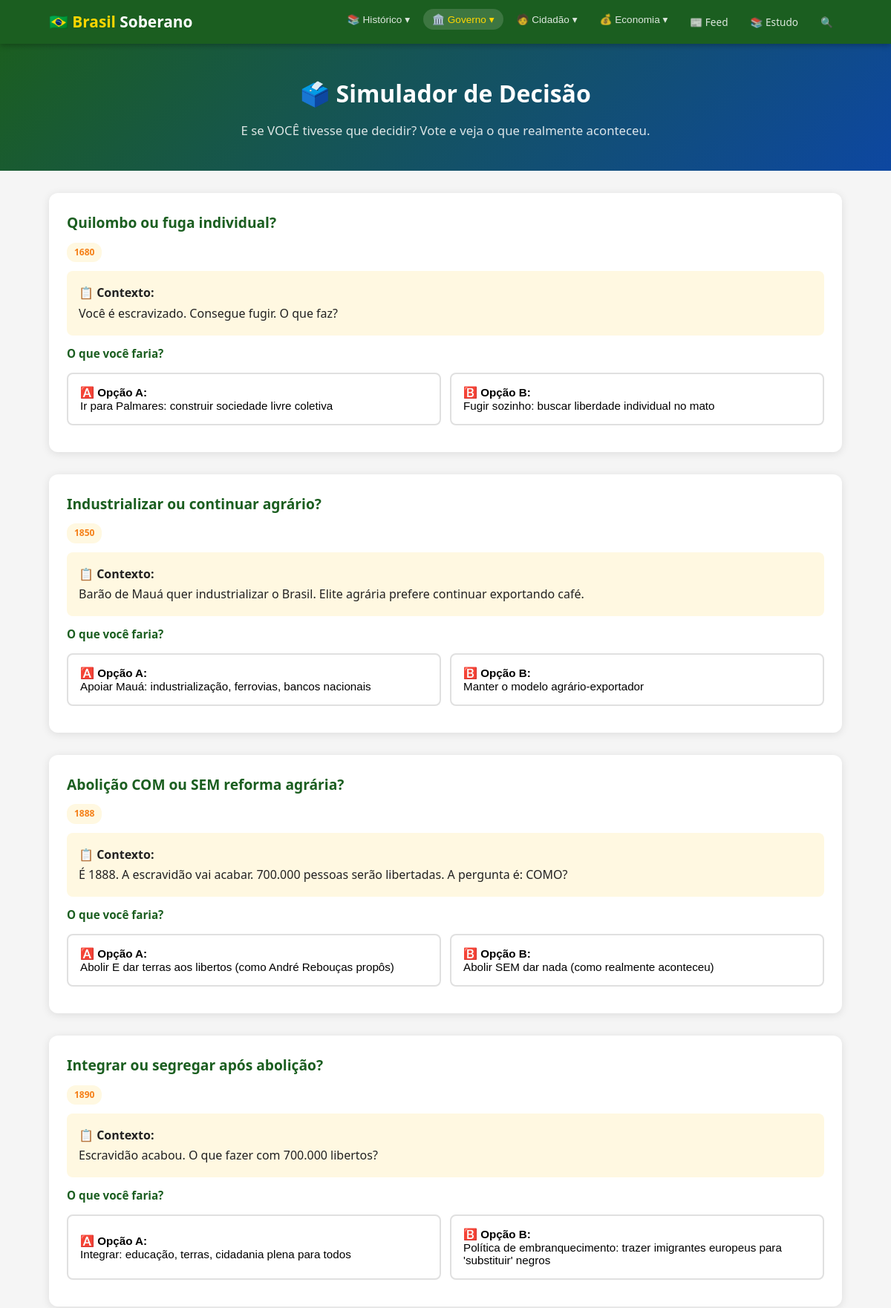
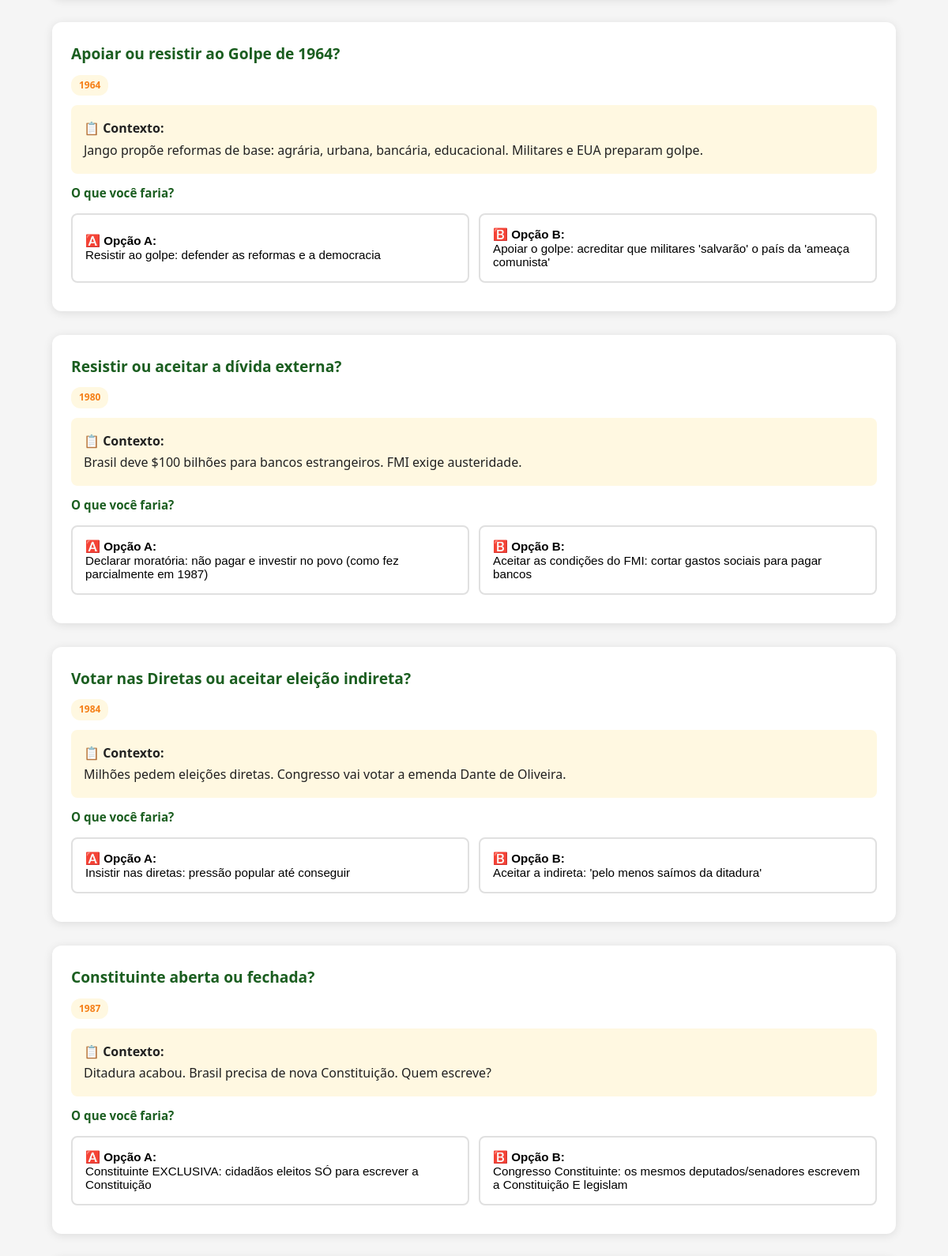
Screenshot of /simulador (upper part) with the database file from the repository (2 pictures, top to bottom).
### tables this page shows
CREATE TABLE scenarios (
    id INTEGER PRIMARY KEY,
    title TEXT NOT NULL,
    year INTEGER,
    context TEXT NOT NULL,
    option_a TEXT NOT NULL,
    option_b TEXT NOT NULL,
    what_happened TEXT NOT NULL,
    consequence TEXT NOT NULL,
    lesson TEXT NOT NULL
);

### app.py (the view)
@app.route('/simulador')
def simulador():
    scenarios = query_db('SELECT * FROM scenarios ORDER BY year ASC')
    return render_template('simulador.html', scenarios=scenarios)

### app.py (called while the page is built)
def get_db():
    db = getattr(g, '_database', None)
    if db is None:
        db = g._database = sqlite3.connect(DATABASE)
        db.row_factory = sqlite3.Row
    return db

@app.teardown_appcontext
def close_connection(exception):
    db = getattr(g, '_database', None)
    if db is not None:
        db.close()

def query_db(query, args=(), one=False):
    cur = get_db().execute(query, args)
    rv = cur.fetchall()
    cur.close()
    return (rv[0] if rv else None) if one else rv

### templates/simulador.html (shortened to what this page needs)
{% extends "base.html" %}
{% block header %}
<div class="page-header">
  <h1>🗳️ Simulador de Decisão</h1>
  <p>E se VOCÊ tivesse que decidir? Vote e veja o que realmente aconteceu.</p>
</div>
{% endblock %}
{% block content %}
{% for s in scenarios %}
<div class="scenario card" id="scenario-{{ s.id }}">
  <h3>{{ s.title }}</h3>
  <span class="badge badge-empire">{{ s.year }}</span>
  <div class="scenario-context">
    <strong>📋 Contexto:</strong><br>{{ s.context }}
  </div>
  <p style="font-weight:600;margin:12px 0 8px;color:var(--green-dark)">O que você faria?</p>
  <div class="scenario-options">
    <button class="option-btn option-a" onclick="vote({{ s.id }},'a')">
      <strong>🅰️ Opção A:</strong><br>{{ s.option_a }}
    </button>
    <button class="option-btn option-b" onclick="vote({{ s.id }},'b')">
      <strong>🅱️ Opção B:</strong><br>{{ s.option_b }}
    </button>
  </div>
</div>
{% endfor %}
{% endblock %}

### static/css/style.css (style rules this page uses)
:root { --green: #2E7D32; --green-light: #4CAF50; --green-dark: #1B5E20; --gold: #FFD600; --gold-dark: #C5A028; --blue: #1565C0; --blue-light: #42A5F5; --blue-dark: #0D47A1; --white: #FFFFFF; --bg: #F5F5F5; --text: #212121; --text-light: #616161; --red: #C62828; --radius: 12px; --shadow: 0 2px 12px rgba(0,0,0,0.1); --transition: all 0.3s ease; }
* { margin:0; padding:0; box-sizing:border-box; }
html { scroll-behavior:smooth; }
body { font-family:'Segoe UI',system-ui,-apple-system,sans-serif; color:var(--text); background:var(--bg); line-height:1.7; }
.page-header { background:linear-gradient(135deg,var(--green-dark),var(--blue-dark)); color:white; padding:40px 20px; text-align:center; }
.page-header h1 { font-size:2rem; margin-bottom:8px; }
.page-header p { opacity:0.85; font-size:1.05rem; }
.card { background:white; border-radius:var(--radius); padding:24px; margin-bottom:20px; box-shadow:var(--shadow); transition:var(--transition); }
.card h3 { color:var(--green-dark); margin-bottom:8px; font-size:1.2rem; }
.card p { color:var(--text-light); font-size:0.95rem; }
.badge { display:inline-block; padding:3px 10px; border-radius:12px; font-size:0.75rem; font-weight:600; }
.badge-empire { background:#FFF8E1; color:#F57F17; }
.scenario { margin-bottom:30px; }
.scenario-context { background:#FFF8E1; padding:16px; border-radius:8px; margin:12px 0; }
.scenario-options { display:grid; grid-template-columns:1fr 1fr; gap:12px; margin:12px 0; }
.option-btn { padding:16px; border:2px solid #E0E0E0; border-radius:8px; background:white; cursor:pointer; font-size:0.95rem; text-align:left; transition:var(--transition); }

### rows the page displays
scenarios: title "Quilombo ou fuga individual?", year "1680", context "Você é escravizado. Consegue fugir. O que faz?", option_a "Ir para Palmares: construir sociedade livre coletiva", option_b "Fugir sozinho: buscar liberdade individual no mato"
scenarios: title "Industrializar ou continuar agrário?", year "1850", context "Barão de Mauá quer industrializar o Brasil. Elite agrária prefere continuar exportando café.", option_a "Apoiar Mauá: industrialização, ferrovias, bancos nacionais", option_b "Manter o modelo agrário-exportador"
scenarios: title "Abolição COM ou SEM reforma agrária?", year "1888", context "É 1888. A escravidão vai acabar. 700.000 pessoas serão libertadas. A pergunta é: COMO?", option_a "Abolir E dar terras aos libertos (como André Rebouças propôs)", option_b "Abolir SEM dar nada (como realmente aconteceu)"
scenarios: title "Integrar ou segregar após abolição?", year "1890", context "Escravidão acabou. O que fazer com 700.000 libertos?", option_a "Integrar: educação, terras, cidadania plena para todos", option_b "Política de embranquecimento: trazer imigrantes europeus para 'substituir' negros"
scenarios: title "Apoiar ou resistir ao Golpe de 1964?", year "1964", context "Jango propõe reformas de base: agrária, urbana, bancária, educacional. Militares e EUA preparam golpe.", option_a "Resistir ao golpe: defender as reformas e a democracia", option_b "Apoiar o golpe: acreditar que militares 'salvarão' o país da 'ameaça comunista'"
scenarios: title "Resistir ou aceitar a dívida externa?", year "1980", context "Brasil deve $100 bilhões para bancos estrangeiros. FMI exige austeridade.", option_a "Declarar moratória: não pagar e investir no povo (como fez parcialmente em 1987)", option_b "Aceitar as condições do FMI: cortar gastos sociais para pagar bancos"
scenarios: title "Votar nas Diretas ou aceitar eleição indireta?", year "1984", context "Milhões pedem eleições diretas. Congresso vai votar a emenda Dante de Oliveira.", option_a "Insistir nas diretas: pressão popular até conseguir", option_b "Aceitar a indireta: 'pelo menos saímos da ditadura'"
scenarios: title "Constituinte aberta ou fechada?", year "1987", context "Ditadura acabou. Brasil precisa de nova Constituição. Quem escreve?", option_a "Constituinte EXCLUSIVA: cidadãos eleitos SÓ para escrever a Constituição", option_b "Congresso Constituinte: os mesmos deputados/senadores escrevem a Constituição E legislam"
